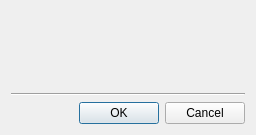
<?xml version="1.0" encoding="UTF-8"?>
<ui version="4.0">
 <class>InputDialog</class>
 <widget class="QDialog" name="InputDialog">
  <property name="geometry">
   <rect>
    <x>0</x>
    <y>0</y>
    <width>256</width>
    <height>135</height>
   </rect>
  </property>
  <property name="windowTitle">
   <string/>
  </property>
  <property name="modal">
   <bool>true</bool>
  </property>
  <layout class="QVBoxLayout" name="verticalLayout_2">
   <item>
    <widget class="QWidget" name="widget" native="true">
     <layout class="QVBoxLayout" name="verticalLayout">
      <item>
       <widget class="QLabel" name="captionLabel">
        <property name="text">
         <string/>
        </property>
       </widget>
      </item>
      <item>
       <widget class="nx::client::desktop::InputField" name="valueLineEdit"/>
      </item>
     </layout>
    </widget>
   </item>
   <item>
    <widget class="Line" name="line">
     <property name="orientation">
      <enum>Qt::Horizontal</enum>
     </property>
    </widget>
   </item>
   <item>
    <widget class="QDialogButtonBox" name="buttonBox">
     <property name="orientation">
      <enum>Qt::Horizontal</enum>
     </property>
     <property name="standardButtons">
      <set>QDialogButtonBox::Cancel|QDialogButtonBox::Ok</set>
     </property>
    </widget>
   </item>
  </layout>
 </widget>
 <customwidgets>
  <customwidget>
   <class>nx::client::desktop::InputField</class>
   <extends>QWidget</extends>
   <header location="global">nx/client/desktop/common/widgets/input_field.h</header>
   <container>1</container>
  </customwidget>
 </customwidgets>
 <resources/>
 <connections/>
</ui>
